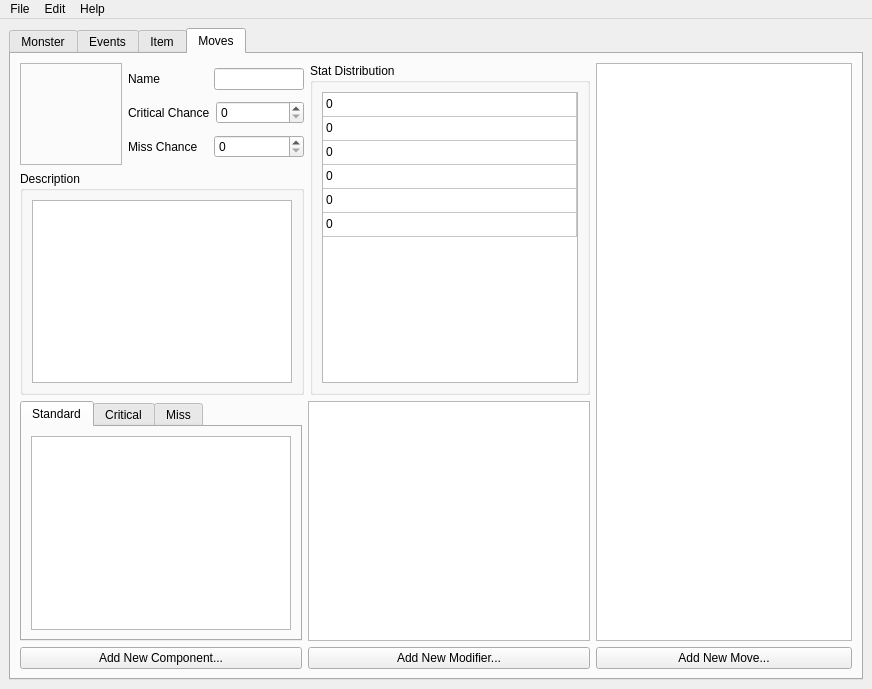
<?xml version="1.0" encoding="UTF-8"?>
<ui version="4.0">
 <class>MainWindow</class>
 <widget class="QMainWindow" name="MainWindow">
  <property name="geometry">
   <rect>
    <x>0</x>
    <y>0</y>
    <width>872</width>
    <height>689</height>
   </rect>
  </property>
  <property name="windowTitle">
   <string>RPG Editor</string>
  </property>
  <widget class="QWidget" name="centralwidget">
   <layout class="QGridLayout" name="gridLayout">
    <item row="0" column="0">
     <widget class="QTabWidget" name="tabWidget">
      <property name="currentIndex">
       <number>3</number>
      </property>
      <widget class="QWidget" name="monster_tab">
       <property name="maximumSize">
        <size>
         <width>16777215</width>
         <height>16777215</height>
        </size>
       </property>
       <attribute name="title">
        <string>Monster</string>
       </attribute>
       <layout class="QHBoxLayout" name="horizontalLayout_5">
        <item>
         <layout class="QVBoxLayout" name="verticalLayout_6">
          <item>
           <layout class="QHBoxLayout" name="horizontalLayout_3">
            <item>
             <widget class="QGraphicsView" name="graphicsView">
              <property name="sizePolicy">
               <sizepolicy hsizetype="Expanding" vsizetype="Expanding">
                <horstretch>0</horstretch>
                <verstretch>0</verstretch>
               </sizepolicy>
              </property>
             </widget>
            </item>
            <item>
             <layout class="QVBoxLayout" name="verticalLayout">
              <item>
               <widget class="QListWidget" name="listWidget_2"/>
              </item>
              <item>
               <widget class="QPushButton" name="pushButton_3">
                <property name="text">
                 <string>Add New Drop...</string>
                </property>
               </widget>
              </item>
             </layout>
            </item>
           </layout>
          </item>
          <item>
           <widget class="QGroupBox" name="groupBox">
            <property name="title">
             <string>Monster</string>
            </property>
            <layout class="QVBoxLayout" name="verticalLayout_2">
             <item>
              <layout class="QHBoxLayout" name="horizontalLayout">
               <item>
                <widget class="QLabel" name="label">
                 <property name="sizePolicy">
                  <sizepolicy hsizetype="Fixed" vsizetype="Preferred">
                   <horstretch>0</horstretch>
                   <verstretch>0</verstretch>
                  </sizepolicy>
                 </property>
                 <property name="minimumSize">
                  <size>
                   <width>100</width>
                   <height>0</height>
                  </size>
                 </property>
                 <property name="text">
                  <string>Name</string>
                 </property>
                </widget>
               </item>
               <item>
                <widget class="QLineEdit" name="lineEdit"/>
               </item>
              </layout>
             </item>
             <item>
              <layout class="QHBoxLayout" name="horizontalLayout_2">
               <item>
                <widget class="QLabel" name="label_2">
                 <property name="sizePolicy">
                  <sizepolicy hsizetype="Fixed" vsizetype="Preferred">
                   <horstretch>0</horstretch>
                   <verstretch>0</verstretch>
                  </sizepolicy>
                 </property>
                 <property name="minimumSize">
                  <size>
                   <width>100</width>
                   <height>0</height>
                  </size>
                 </property>
                 <property name="text">
                  <string>Floor Type</string>
                 </property>
                </widget>
               </item>
               <item>
                <widget class="QComboBox" name="comboBox">
                 <property name="sizePolicy">
                  <sizepolicy hsizetype="Expanding" vsizetype="Fixed">
                   <horstretch>0</horstretch>
                   <verstretch>0</verstretch>
                  </sizepolicy>
                 </property>
                </widget>
               </item>
              </layout>
             </item>
             <item>
              <layout class="QHBoxLayout" name="horizontalLayout_4">
               <item>
                <widget class="QGroupBox" name="groupBox_2">
                 <property name="title">
                  <string>Stats</string>
                 </property>
                 <layout class="QVBoxLayout" name="verticalLayout_3">
                  <item>
                   <widget class="QTableWidget" name="tableWidget">
                    <property name="sizePolicy">
                     <sizepolicy hsizetype="Maximum" vsizetype="Expanding">
                      <horstretch>0</horstretch>
                      <verstretch>0</verstretch>
                     </sizepolicy>
                    </property>
                    <property name="gridStyle">
                     <enum>Qt::SolidLine</enum>
                    </property>
                    <attribute name="horizontalHeaderVisible">
                     <bool>false</bool>
                    </attribute>
                    <attribute name="horizontalHeaderCascadingSectionResizes">
                     <bool>true</bool>
                    </attribute>
                    <attribute name="horizontalHeaderHighlightSections">
                     <bool>false</bool>
                    </attribute>
                    <attribute name="horizontalHeaderShowSortIndicator" stdset="0">
                     <bool>false</bool>
                    </attribute>
                    <attribute name="horizontalHeaderStretchLastSection">
                     <bool>true</bool>
                    </attribute>
                    <attribute name="verticalHeaderVisible">
                     <bool>false</bool>
                    </attribute>
                    <attribute name="verticalHeaderCascadingSectionResizes">
                     <bool>false</bool>
                    </attribute>
                    <attribute name="verticalHeaderDefaultSectionSize">
                     <number>24</number>
                    </attribute>
                    <attribute name="verticalHeaderHighlightSections">
                     <bool>true</bool>
                    </attribute>
                    <attribute name="verticalHeaderShowSortIndicator" stdset="0">
                     <bool>true</bool>
                    </attribute>
                    <attribute name="verticalHeaderStretchLastSection">
                     <bool>false</bool>
                    </attribute>
                    <row>
                     <property name="text">
                      <string>Attack</string>
                     </property>
                    </row>
                    <row>
                     <property name="text">
                      <string>Speed</string>
                     </property>
                    </row>
                    <row>
                     <property name="text">
                      <string>Defense</string>
                     </property>
                    </row>
                    <row>
                     <property name="text">
                      <string>Health</string>
                     </property>
                    </row>
                    <row>
                     <property name="text">
                      <string>Magic</string>
                     </property>
                    </row>
                    <row>
                     <property name="text">
                      <string>Resist</string>
                     </property>
                    </row>
                    <column>
                     <property name="text">
                      <string>Value</string>
                     </property>
                    </column>
                    <item row="0" column="0">
                     <property name="text">
                      <string>0</string>
                     </property>
                    </item>
                    <item row="1" column="0">
                     <property name="text">
                      <string>0</string>
                     </property>
                    </item>
                    <item row="2" column="0">
                     <property name="text">
                      <string>0</string>
                     </property>
                    </item>
                    <item row="3" column="0">
                     <property name="text">
                      <string>0</string>
                     </property>
                    </item>
                    <item row="4" column="0">
                     <property name="text">
                      <string>0</string>
                     </property>
                    </item>
                    <item row="5" column="0">
                     <property name="text">
                      <string>0</string>
                     </property>
                    </item>
                   </widget>
                  </item>
                 </layout>
                </widget>
               </item>
               <item>
                <widget class="QGroupBox" name="groupBox_4">
                 <property name="title">
                  <string>Effects</string>
                 </property>
                 <layout class="QVBoxLayout" name="verticalLayout_7">
                  <item>
                   <widget class="QListWidget" name="listWidget_3"/>
                  </item>
                  <item>
                   <widget class="QPushButton" name="pushButton_4">
                    <property name="text">
                     <string>Add New Effect...</string>
                    </property>
                   </widget>
                  </item>
                 </layout>
                </widget>
               </item>
               <item>
                <widget class="QGroupBox" name="groupBox_3">
                 <property name="title">
                  <string>Abilities</string>
                 </property>
                 <layout class="QVBoxLayout" name="verticalLayout_4">
                  <item>
                   <widget class="QListView" name="listView_2"/>
                  </item>
                  <item>
                   <widget class="QPushButton" name="pushButton_2">
                    <property name="text">
                     <string>Add New Ability...</string>
                    </property>
                   </widget>
                  </item>
                 </layout>
                </widget>
               </item>
              </layout>
             </item>
            </layout>
           </widget>
          </item>
         </layout>
        </item>
        <item>
         <layout class="QVBoxLayout" name="verticalLayout_5">
          <item>
           <widget class="QListWidget" name="listWidget">
            <property name="sizePolicy">
             <sizepolicy hsizetype="Minimum" vsizetype="Expanding">
              <horstretch>0</horstretch>
              <verstretch>0</verstretch>
             </sizepolicy>
            </property>
           </widget>
          </item>
          <item>
           <widget class="QPushButton" name="pushButton">
            <property name="text">
             <string>Create New Monster...</string>
            </property>
           </widget>
          </item>
         </layout>
        </item>
       </layout>
      </widget>
      <widget class="QWidget" name="scenario_tab">
       <attribute name="title">
        <string>Events</string>
       </attribute>
       <layout class="QHBoxLayout" name="horizontalLayout_13" stretch="1,0">
        <item>
         <layout class="QVBoxLayout" name="dialogueLayout">
          <item>
           <layout class="QHBoxLayout" name="horizontalLayout_10">
            <item>
             <widget class="QLabel" name="label_5">
              <property name="sizePolicy">
               <sizepolicy hsizetype="Fixed" vsizetype="Preferred">
                <horstretch>0</horstretch>
                <verstretch>0</verstretch>
               </sizepolicy>
              </property>
              <property name="minimumSize">
               <size>
                <width>100</width>
                <height>0</height>
               </size>
              </property>
              <property name="text">
               <string>Name</string>
              </property>
             </widget>
            </item>
            <item>
             <widget class="QLineEdit" name="eventName"/>
            </item>
           </layout>
          </item>
          <item>
           <layout class="QHBoxLayout" name="horizontalLayout_11">
            <item>
             <widget class="QLabel" name="label_6">
              <property name="sizePolicy">
               <sizepolicy hsizetype="Fixed" vsizetype="Preferred">
                <horstretch>0</horstretch>
                <verstretch>0</verstretch>
               </sizepolicy>
              </property>
              <property name="minimumSize">
               <size>
                <width>100</width>
                <height>0</height>
               </size>
              </property>
              <property name="text">
               <string>Floor Type</string>
              </property>
             </widget>
            </item>
            <item>
             <widget class="QComboBox" name="eventFloorType">
              <property name="sizePolicy">
               <sizepolicy hsizetype="Expanding" vsizetype="Fixed">
                <horstretch>0</horstretch>
                <verstretch>0</verstretch>
               </sizepolicy>
              </property>
             </widget>
            </item>
           </layout>
          </item>
          <item>
           <layout class="QHBoxLayout" name="horizontalLayout_12">
            <item>
             <widget class="QLabel" name="label_7">
              <property name="sizePolicy">
               <sizepolicy hsizetype="Fixed" vsizetype="Preferred">
                <horstretch>0</horstretch>
                <verstretch>0</verstretch>
               </sizepolicy>
              </property>
              <property name="minimumSize">
               <size>
                <width>100</width>
                <height>0</height>
               </size>
              </property>
              <property name="text">
               <string>Room Type</string>
              </property>
             </widget>
            </item>
            <item>
             <widget class="QComboBox" name="eventRoomType">
              <property name="sizePolicy">
               <sizepolicy hsizetype="Expanding" vsizetype="Fixed">
                <horstretch>0</horstretch>
                <verstretch>0</verstretch>
               </sizepolicy>
              </property>
              <item>
               <property name="text">
                <string>Event</string>
               </property>
              </item>
              <item>
               <property name="text">
                <string>Entrance</string>
               </property>
              </item>
              <item>
               <property name="text">
                <string>Exit</string>
               </property>
              </item>
              <item>
               <property name="text">
                <string>Monster</string>
               </property>
              </item>
             </widget>
            </item>
           </layout>
          </item>
          <item>
           <widget class="QListWidget" name="dialogueList"/>
          </item>
          <item>
           <widget class="QPushButton" name="newDialogue">
            <property name="text">
             <string>Add New Dialogue...</string>
            </property>
           </widget>
          </item>
         </layout>
        </item>
        <item>
         <layout class="QVBoxLayout" name="verticalLayout_13">
          <item>
           <widget class="QListWidget" name="eventList">
            <property name="batchSize">
             <number>100</number>
            </property>
            <property name="selectionRectVisible">
             <bool>false</bool>
            </property>
            <property name="currentRow">
             <number>-1</number>
            </property>
           </widget>
          </item>
          <item>
           <widget class="QPushButton" name="newEvent">
            <property name="text">
             <string>Add New Event...</string>
            </property>
           </widget>
          </item>
         </layout>
        </item>
       </layout>
      </widget>
      <widget class="QWidget" name="item_tab">
       <attribute name="title">
        <string>Item</string>
       </attribute>
       <layout class="QHBoxLayout" name="horizontalLayout_22">
        <item>
         <layout class="QVBoxLayout" name="itemBox">
          <item>
           <layout class="QVBoxLayout" name="verticalLayout_8">
            <item>
             <layout class="QHBoxLayout" name="itemBase">
              <item>
               <widget class="QRadioButton" name="base">
                <property name="text">
                 <string>Base Item</string>
                </property>
                <property name="checked">
                 <bool>true</bool>
                </property>
               </widget>
              </item>
              <item>
               <widget class="QRadioButton" name="nonbase">
                <property name="text">
                 <string>Static Item</string>
                </property>
               </widget>
              </item>
             </layout>
            </item>
            <item>
             <layout class="QHBoxLayout" name="horizontalLayout_6">
              <item>
               <widget class="QLabel" name="label_3">
                <property name="sizePolicy">
                 <sizepolicy hsizetype="Fixed" vsizetype="Preferred">
                  <horstretch>0</horstretch>
                  <verstretch>0</verstretch>
                 </sizepolicy>
                </property>
                <property name="minimumSize">
                 <size>
                  <width>100</width>
                  <height>0</height>
                 </size>
                </property>
                <property name="text">
                 <string>Name</string>
                </property>
               </widget>
              </item>
              <item>
               <widget class="QLineEdit" name="itemName"/>
              </item>
             </layout>
            </item>
            <item>
             <layout class="QHBoxLayout" name="horizontalLayout_15">
              <item>
               <widget class="QLabel" name="label_9">
                <property name="minimumSize">
                 <size>
                  <width>100</width>
                  <height>0</height>
                 </size>
                </property>
                <property name="text">
                 <string>Item Type</string>
                </property>
               </widget>
              </item>
              <item>
               <widget class="QComboBox" name="itemType">
                <property name="sizePolicy">
                 <sizepolicy hsizetype="Expanding" vsizetype="Fixed">
                  <horstretch>0</horstretch>
                  <verstretch>0</verstretch>
                 </sizepolicy>
                </property>
                <item>
                 <property name="text">
                  <string>Sword</string>
                 </property>
                </item>
                <item>
                 <property name="text">
                  <string>Shield</string>
                 </property>
                </item>
                <item>
                 <property name="text">
                  <string>Wand</string>
                 </property>
                </item>
                <item>
                 <property name="text">
                  <string>Axe</string>
                 </property>
                </item>
                <item>
                 <property name="text">
                  <string>Helmet</string>
                 </property>
                </item>
                <item>
                 <property name="text">
                  <string>Legs</string>
                 </property>
                </item>
                <item>
                 <property name="text">
                  <string>Gloves</string>
                 </property>
                </item>
                <item>
                 <property name="text">
                  <string>Chest</string>
                 </property>
                </item>
                <item>
                 <property name="text">
                  <string>Ring</string>
                 </property>
                </item>
                <item>
                 <property name="text">
                  <string>Shoes</string>
                 </property>
                </item>
                <item>
                 <property name="text">
                  <string>Boots</string>
                 </property>
                </item>
                <item>
                 <property name="text">
                  <string>Necklace</string>
                 </property>
                </item>
                <item>
                 <property name="text">
                  <string>Mace</string>
                 </property>
                </item>
                <item>
                 <property name="text">
                  <string>Staff</string>
                 </property>
                </item>
               </widget>
              </item>
             </layout>
            </item>
            <item>
             <layout class="QHBoxLayout" name="horizontalLayout_14">
              <item>
               <widget class="QLabel" name="label_8">
                <property name="minimumSize">
                 <size>
                  <width>100</width>
                  <height>0</height>
                 </size>
                </property>
                <property name="text">
                 <string>Slot</string>
                </property>
               </widget>
              </item>
              <item>
               <widget class="QComboBox" name="itemSlot">
                <property name="sizePolicy">
                 <sizepolicy hsizetype="Expanding" vsizetype="Fixed">
                  <horstretch>0</horstretch>
                  <verstretch>0</verstretch>
                 </sizepolicy>
                </property>
                <item>
                 <property name="text">
                  <string>Hand</string>
                 </property>
                </item>
                <item>
                 <property name="text">
                  <string>Body</string>
                 </property>
                </item>
                <item>
                 <property name="text">
                  <string>Legs</string>
                 </property>
                </item>
                <item>
                 <property name="text">
                  <string>Feet</string>
                 </property>
                </item>
                <item>
                 <property name="text">
                  <string>Head</string>
                 </property>
                </item>
                <item>
                 <property name="text">
                  <string>Extra</string>
                 </property>
                </item>
               </widget>
              </item>
             </layout>
            </item>
           </layout>
          </item>
          <item>
           <layout class="QHBoxLayout" name="horizontalLayout_8">
            <item>
             <widget class="QGroupBox" name="groupBox_7">
              <property name="title">
               <string>Stats</string>
              </property>
              <layout class="QVBoxLayout" name="verticalLayout_10">
               <item>
                <widget class="QTableWidget" name="itemStats">
                 <property name="sizePolicy">
                  <sizepolicy hsizetype="Maximum" vsizetype="Expanding">
                   <horstretch>0</horstretch>
                   <verstretch>0</verstretch>
                  </sizepolicy>
                 </property>
                 <property name="gridStyle">
                  <enum>Qt::SolidLine</enum>
                 </property>
                 <attribute name="horizontalHeaderVisible">
                  <bool>false</bool>
                 </attribute>
                 <attribute name="horizontalHeaderCascadingSectionResizes">
                  <bool>true</bool>
                 </attribute>
                 <attribute name="horizontalHeaderHighlightSections">
                  <bool>false</bool>
                 </attribute>
                 <attribute name="horizontalHeaderShowSortIndicator" stdset="0">
                  <bool>false</bool>
                 </attribute>
                 <attribute name="horizontalHeaderStretchLastSection">
                  <bool>true</bool>
                 </attribute>
                 <attribute name="verticalHeaderVisible">
                  <bool>false</bool>
                 </attribute>
                 <attribute name="verticalHeaderCascadingSectionResizes">
                  <bool>false</bool>
                 </attribute>
                 <attribute name="verticalHeaderDefaultSectionSize">
                  <number>24</number>
                 </attribute>
                 <attribute name="verticalHeaderHighlightSections">
                  <bool>true</bool>
                 </attribute>
                 <attribute name="verticalHeaderShowSortIndicator" stdset="0">
                  <bool>true</bool>
                 </attribute>
                 <attribute name="verticalHeaderStretchLastSection">
                  <bool>false</bool>
                 </attribute>
                 <row>
                  <property name="text">
                   <string>Attack</string>
                  </property>
                 </row>
                 <row>
                  <property name="text">
                   <string>Speed</string>
                  </property>
                 </row>
                 <row>
                  <property name="text">
                   <string>Defense</string>
                  </property>
                 </row>
                 <row>
                  <property name="text">
                   <string>Health</string>
                  </property>
                 </row>
                 <row>
                  <property name="text">
                   <string>Magic</string>
                  </property>
                 </row>
                 <row>
                  <property name="text">
                   <string>Resist</string>
                  </property>
                 </row>
                 <row>
                  <property name="text">
                   <string>Action</string>
                  </property>
                 </row>
                 <column>
                  <property name="text">
                   <string>Value</string>
                  </property>
                 </column>
                 <item row="0" column="0">
                  <property name="text">
                   <string>0</string>
                  </property>
                 </item>
                 <item row="1" column="0">
                  <property name="text">
                   <string>0</string>
                  </property>
                 </item>
                 <item row="2" column="0">
                  <property name="text">
                   <string>0</string>
                  </property>
                 </item>
                 <item row="3" column="0">
                  <property name="text">
                   <string>0</string>
                  </property>
                 </item>
                 <item row="4" column="0">
                  <property name="text">
                   <string>0</string>
                  </property>
                 </item>
                 <item row="5" column="0">
                  <property name="text">
                   <string>0</string>
                  </property>
                 </item>
                 <item row="6" column="0">
                  <property name="text">
                   <string>0</string>
                  </property>
                 </item>
                </widget>
               </item>
              </layout>
             </widget>
            </item>
            <item>
             <widget class="QGroupBox" name="groupBox_8">
              <property name="title">
               <string>Attributes</string>
              </property>
              <layout class="QVBoxLayout" name="verticalLayout_11">
               <item>
                <widget class="QListWidget" name="attrList"/>
               </item>
               <item>
                <widget class="QPushButton" name="attrButton">
                 <property name="text">
                  <string>Add New Attribute...</string>
                 </property>
                </widget>
               </item>
              </layout>
             </widget>
            </item>
           </layout>
          </item>
         </layout>
        </item>
        <item>
         <layout class="QVBoxLayout" name="verticalLayout_22">
          <item>
           <widget class="QListWidget" name="itemList"/>
          </item>
          <item>
           <widget class="QPushButton" name="pushButton_6">
            <property name="text">
             <string>Add New Item...</string>
            </property>
           </widget>
          </item>
         </layout>
        </item>
       </layout>
       <zorder></zorder>
       <zorder></zorder>
      </widget>
      <widget class="QWidget" name="tab">
       <attribute name="title">
        <string>Moves</string>
       </attribute>
       <layout class="QHBoxLayout" name="horizontalLayout_23" stretch="1,0">
        <item>
         <layout class="QVBoxLayout" name="verticalLayout_17" stretch="1,0">
          <item>
           <layout class="QHBoxLayout" name="horizontalLayout_20" stretch="1,0">
            <item>
             <layout class="QVBoxLayout" name="verticalLayout_14" stretch="0,0">
              <item>
               <layout class="QHBoxLayout" name="horizontalLayout_9" stretch="0,0">
                <item>
                 <widget class="QFrame" name="frame">
                  <property name="frameShape">
                   <enum>QFrame::StyledPanel</enum>
                  </property>
                  <property name="frameShadow">
                   <enum>QFrame::Sunken</enum>
                  </property>
                  <property name="lineWidth">
                   <number>2</number>
                  </property>
                  <layout class="QHBoxLayout" name="horizontalLayout_24">
                   <property name="spacing">
                    <number>0</number>
                   </property>
                   <property name="leftMargin">
                    <number>0</number>
                   </property>
                   <property name="topMargin">
                    <number>0</number>
                   </property>
                   <property name="rightMargin">
                    <number>0</number>
                   </property>
                   <property name="bottomMargin">
                    <number>0</number>
                   </property>
                   <item>
                    <widget class="QPushButton" name="moveIcon">
                     <property name="minimumSize">
                      <size>
                       <width>100</width>
                       <height>100</height>
                      </size>
                     </property>
                     <property name="text">
                      <string/>
                     </property>
                     <property name="autoDefault">
                      <bool>false</bool>
                     </property>
                     <property name="default">
                      <bool>false</bool>
                     </property>
                     <property name="flat">
                      <bool>true</bool>
                     </property>
                    </widget>
                   </item>
                  </layout>
                 </widget>
                </item>
                <item>
                 <layout class="QVBoxLayout" name="verticalLayout_12">
                  <item>
                   <layout class="QHBoxLayout" name="horizontalLayout_17">
                    <item>
                     <widget class="QLabel" name="label_10">
                      <property name="minimumSize">
                       <size>
                        <width>80</width>
                        <height>0</height>
                       </size>
                      </property>
                      <property name="text">
                       <string>Name</string>
                      </property>
                     </widget>
                    </item>
                    <item>
                     <widget class="QLineEdit" name="moveName">
                      <property name="sizePolicy">
                       <sizepolicy hsizetype="Expanding" vsizetype="Fixed">
                        <horstretch>0</horstretch>
                        <verstretch>0</verstretch>
                       </sizepolicy>
                      </property>
                     </widget>
                    </item>
                   </layout>
                  </item>
                  <item>
                   <layout class="QHBoxLayout" name="horizontalLayout_18">
                    <item>
                     <widget class="QLabel" name="label_11">
                      <property name="minimumSize">
                       <size>
                        <width>80</width>
                        <height>0</height>
                       </size>
                      </property>
                      <property name="text">
                       <string>Critical Chance</string>
                      </property>
                     </widget>
                    </item>
                    <item>
                     <widget class="QSpinBox" name="moveCrit">
                      <property name="sizePolicy">
                       <sizepolicy hsizetype="Expanding" vsizetype="Fixed">
                        <horstretch>0</horstretch>
                        <verstretch>0</verstretch>
                       </sizepolicy>
                      </property>
                      <property name="maximum">
                       <number>100</number>
                      </property>
                     </widget>
                    </item>
                   </layout>
                  </item>
                  <item>
                   <layout class="QHBoxLayout" name="horizontalLayout_19">
                    <item>
                     <widget class="QLabel" name="label_12">
                      <property name="minimumSize">
                       <size>
                        <width>80</width>
                        <height>0</height>
                       </size>
                      </property>
                      <property name="text">
                       <string>Miss Chance</string>
                      </property>
                     </widget>
                    </item>
                    <item>
                     <widget class="QSpinBox" name="moveMiss">
                      <property name="sizePolicy">
                       <sizepolicy hsizetype="Expanding" vsizetype="Fixed">
                        <horstretch>0</horstretch>
                        <verstretch>0</verstretch>
                       </sizepolicy>
                      </property>
                      <property name="maximum">
                       <number>100</number>
                      </property>
                     </widget>
                    </item>
                   </layout>
                  </item>
                 </layout>
                </item>
               </layout>
              </item>
              <item>
               <widget class="QGroupBox" name="groupBox_9">
                <property name="title">
                 <string>Description</string>
                </property>
                <layout class="QVBoxLayout" name="verticalLayout_20">
                 <item>
                  <widget class="QTextEdit" name="moveDesc">
                   <property name="lineWidth">
                    <number>2</number>
                   </property>
                  </widget>
                 </item>
                </layout>
               </widget>
              </item>
             </layout>
            </item>
            <item>
             <widget class="QGroupBox" name="groupBox_5">
              <property name="title">
               <string>Stat Distribution</string>
              </property>
              <layout class="QHBoxLayout" name="horizontalLayout_7">
               <item>
                <widget class="QTableWidget" name="moveStats">
                 <property name="sizePolicy">
                  <sizepolicy hsizetype="Maximum" vsizetype="Expanding">
                   <horstretch>0</horstretch>
                   <verstretch>0</verstretch>
                  </sizepolicy>
                 </property>
                 <property name="gridStyle">
                  <enum>Qt::SolidLine</enum>
                 </property>
                 <attribute name="horizontalHeaderVisible">
                  <bool>false</bool>
                 </attribute>
                 <attribute name="horizontalHeaderCascadingSectionResizes">
                  <bool>true</bool>
                 </attribute>
                 <attribute name="horizontalHeaderHighlightSections">
                  <bool>false</bool>
                 </attribute>
                 <attribute name="horizontalHeaderShowSortIndicator" stdset="0">
                  <bool>false</bool>
                 </attribute>
                 <attribute name="horizontalHeaderStretchLastSection">
                  <bool>true</bool>
                 </attribute>
                 <attribute name="verticalHeaderVisible">
                  <bool>false</bool>
                 </attribute>
                 <attribute name="verticalHeaderCascadingSectionResizes">
                  <bool>false</bool>
                 </attribute>
                 <attribute name="verticalHeaderDefaultSectionSize">
                  <number>24</number>
                 </attribute>
                 <attribute name="verticalHeaderHighlightSections">
                  <bool>true</bool>
                 </attribute>
                 <attribute name="verticalHeaderShowSortIndicator" stdset="0">
                  <bool>true</bool>
                 </attribute>
                 <attribute name="verticalHeaderStretchLastSection">
                  <bool>false</bool>
                 </attribute>
                 <row>
                  <property name="text">
                   <string>Attack</string>
                  </property>
                 </row>
                 <row>
                  <property name="text">
                   <string>Speed</string>
                  </property>
                 </row>
                 <row>
                  <property name="text">
                   <string>Defense</string>
                  </property>
                 </row>
                 <row>
                  <property name="text">
                   <string>Health</string>
                  </property>
                 </row>
                 <row>
                  <property name="text">
                   <string>Magic</string>
                  </property>
                 </row>
                 <row>
                  <property name="text">
                   <string>Resist</string>
                  </property>
                 </row>
                 <column>
                  <property name="text">
                   <string>Value</string>
                  </property>
                 </column>
                 <item row="0" column="0">
                  <property name="text">
                   <string>0</string>
                  </property>
                 </item>
                 <item row="1" column="0">
                  <property name="text">
                   <string>0</string>
                  </property>
                 </item>
                 <item row="2" column="0">
                  <property name="text">
                   <string>0</string>
                  </property>
                 </item>
                 <item row="3" column="0">
                  <property name="text">
                   <string>0</string>
                  </property>
                 </item>
                 <item row="4" column="0">
                  <property name="text">
                   <string>0</string>
                  </property>
                 </item>
                 <item row="5" column="0">
                  <property name="text">
                   <string>0</string>
                  </property>
                 </item>
                </widget>
               </item>
              </layout>
             </widget>
            </item>
           </layout>
          </item>
          <item>
           <layout class="QHBoxLayout" name="horizontalLayout_21">
            <item>
             <layout class="QVBoxLayout" name="verticalLayout_15">
              <item>
               <widget class="QTabWidget" name="tabWidget_2">
                <property name="currentIndex">
                 <number>0</number>
                </property>
                <widget class="QWidget" name="tab_2">
                 <attribute name="title">
                  <string>Standard</string>
                 </attribute>
                 <layout class="QHBoxLayout" name="horizontalLayout_16">
                  <item>
                   <widget class="QListWidget" name="listWidget_7"/>
                  </item>
                 </layout>
                </widget>
                <widget class="QWidget" name="tab_3">
                 <attribute name="title">
                  <string>Critical</string>
                 </attribute>
                 <layout class="QVBoxLayout" name="verticalLayout_19">
                  <item>
                   <widget class="QListWidget" name="listWidget_9"/>
                  </item>
                 </layout>
                </widget>
                <widget class="QWidget" name="tab_4">
                 <attribute name="title">
                  <string>Miss</string>
                 </attribute>
                 <layout class="QVBoxLayout" name="verticalLayout_18">
                  <item>
                   <widget class="QListWidget" name="listWidget_10"/>
                  </item>
                 </layout>
                </widget>
               </widget>
              </item>
              <item>
               <widget class="QPushButton" name="newComponent">
                <property name="text">
                 <string>Add New Component...</string>
                </property>
               </widget>
              </item>
             </layout>
            </item>
            <item>
             <layout class="QVBoxLayout" name="verticalLayout_16">
              <item>
               <widget class="QListWidget" name="modifierList"/>
              </item>
              <item>
               <widget class="QPushButton" name="newModifier">
                <property name="text">
                 <string>Add New Modifier...</string>
                </property>
                <property name="flat">
                 <bool>false</bool>
                </property>
               </widget>
              </item>
             </layout>
            </item>
           </layout>
          </item>
         </layout>
        </item>
        <item>
         <layout class="QVBoxLayout" name="verticalLayout_9">
          <item>
           <widget class="QListWidget" name="moveList"/>
          </item>
          <item>
           <widget class="QPushButton" name="newMove">
            <property name="text">
             <string>Add New Move...</string>
            </property>
           </widget>
          </item>
         </layout>
        </item>
       </layout>
       <zorder></zorder>
      </widget>
     </widget>
    </item>
   </layout>
  </widget>
  <widget class="QMenuBar" name="menubar">
   <property name="geometry">
    <rect>
     <x>0</x>
     <y>0</y>
     <width>872</width>
     <height>21</height>
    </rect>
   </property>
   <widget class="QMenu" name="menuFile">
    <property name="title">
     <string>File</string>
    </property>
    <addaction name="actionExit"/>
   </widget>
   <widget class="QMenu" name="menuEdit">
    <property name="title">
     <string>Edit</string>
    </property>
    <addaction name="actionAdd_Floor_Type"/>
    <addaction name="actionAdd_Item"/>
    <addaction name="actionAdd_Skill"/>
    <addaction name="actionAdd_Attribute"/>
    <addaction name="actionAdd_Effect"/>
   </widget>
   <widget class="QMenu" name="menuHelp">
    <property name="title">
     <string>Help</string>
    </property>
    <addaction name="actionAbout"/>
   </widget>
   <addaction name="menuFile"/>
   <addaction name="menuEdit"/>
   <addaction name="menuHelp"/>
  </widget>
  <action name="actionAdd_Floor_Type">
   <property name="text">
    <string>Add Floor Type...</string>
   </property>
  </action>
  <action name="actionAdd_Item">
   <property name="text">
    <string>Add Item...</string>
   </property>
  </action>
  <action name="actionAdd_Skill">
   <property name="text">
    <string>Add Skill...</string>
   </property>
  </action>
  <action name="actionQuit">
   <property name="text">
    <string>Update</string>
   </property>
  </action>
  <action name="actionExit">
   <property name="text">
    <string>Exit</string>
   </property>
  </action>
  <action name="actionAbout">
   <property name="text">
    <string>About</string>
   </property>
  </action>
  <action name="actionAdd_Attribute">
   <property name="text">
    <string>Add Attribute...</string>
   </property>
  </action>
  <action name="actionAdd_Effect">
   <property name="text">
    <string>Add Effect...</string>
   </property>
  </action>
 </widget>
 <resources/>
 <connections/>
</ui>
